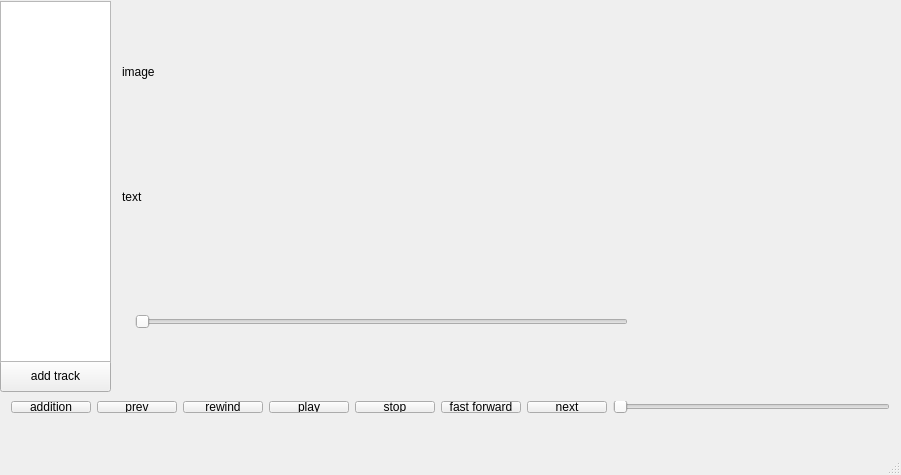
<?xml version="1.0" encoding="UTF-8"?>
<ui version="4.0">
 <class>MainWindow</class>
 <widget class="QMainWindow" name="MainWindow">
  <property name="geometry">
   <rect>
    <x>0</x>
    <y>0</y>
    <width>901</width>
    <height>475</height>
   </rect>
  </property>
  <property name="windowTitle">
   <string>MainWindow</string>
  </property>
  <widget class="QWidget" name="centralWidget">
   <widget class="QPushButton" name="addTrack">
    <property name="geometry">
     <rect>
      <x>0</x>
      <y>360</y>
      <width>111</width>
      <height>32</height>
     </rect>
    </property>
    <property name="text">
     <string>add track</string>
    </property>
   </widget>
   <widget class="QTableView" name="playlistview">
    <property name="geometry">
     <rect>
      <x>0</x>
      <y>1</y>
      <width>111</width>
      <height>361</height>
     </rect>
    </property>
   </widget>
   <widget class="QWidget" name="layoutWidget">
    <property name="geometry">
     <rect>
      <x>0</x>
      <y>390</y>
      <width>901</width>
      <height>34</height>
     </rect>
    </property>
    <layout class="QHBoxLayout" name="horizontalLayout">
     <item>
      <widget class="QPushButton" name="pushButton">
       <property name="text">
        <string>addition</string>
       </property>
      </widget>
     </item>
     <item>
      <widget class="QPushButton" name="but_prev">
       <property name="text">
        <string>prev</string>
       </property>
      </widget>
     </item>
     <item>
      <widget class="QPushButton" name="button_rewind">
       <property name="text">
        <string>rewind</string>
       </property>
      </widget>
     </item>
     <item>
      <widget class="QPushButton" name="button_play">
       <property name="text">
        <string>play</string>
       </property>
      </widget>
     </item>
     <item>
      <widget class="QPushButton" name="button_stop">
       <property name="text">
        <string>stop</string>
       </property>
      </widget>
     </item>
     <item>
      <widget class="QPushButton" name="button_forward">
       <property name="text">
        <string>fast forward</string>
       </property>
      </widget>
     </item>
     <item>
      <widget class="QPushButton" name="but_next">
       <property name="text">
        <string>next</string>
       </property>
      </widget>
     </item>
     <item>
      <widget class="QSlider" name="volumeSlider">
       <property name="orientation">
        <enum>Qt::Horizontal</enum>
       </property>
      </widget>
     </item>
    </layout>
   </widget>
   <widget class="QWidget" name="layoutWidget">
    <property name="geometry">
     <rect>
      <x>111</x>
      <y>1</y>
      <width>541</width>
      <height>391</height>
     </rect>
    </property>
    <layout class="QVBoxLayout" name="verticalLayout">
     <item>
      <widget class="QLabel" name="label">
       <property name="text">
        <string>image</string>
       </property>
      </widget>
     </item>
     <item>
      <widget class="QLabel" name="currentTrack">
       <property name="text">
        <string>text</string>
       </property>
      </widget>
     </item>
     <item>
      <layout class="QHBoxLayout" name="horizontalLayout_2">
       <item>
        <widget class="QLabel" name="currentTrackTime">
         <property name="text">
          <string/>
         </property>
        </widget>
       </item>
       <item>
        <widget class="QSlider" name="sliderTrackDuration">
         <property name="orientation">
          <enum>Qt::Horizontal</enum>
         </property>
        </widget>
       </item>
       <item>
        <widget class="QLabel" name="trackDuration">
         <property name="text">
          <string/>
         </property>
        </widget>
       </item>
      </layout>
     </item>
    </layout>
   </widget>
  </widget>
  <widget class="QMenuBar" name="menuBar">
   <property name="geometry">
    <rect>
     <x>0</x>
     <y>0</y>
     <width>901</width>
     <height>22</height>
    </rect>
   </property>
  </widget>
  <widget class="QStatusBar" name="statusBar"/>
  <action name="actionprev">
   <property name="text">
    <string>prev</string>
   </property>
  </action>
  <action name="actionplay">
   <property name="text">
    <string>play</string>
   </property>
  </action>
  <action name="actionpause">
   <property name="text">
    <string>pause</string>
   </property>
  </action>
  <action name="actionnext">
   <property name="text">
    <string>next</string>
   </property>
  </action>
  <action name="actionstop">
   <property name="text">
    <string>stop</string>
   </property>
  </action>
 </widget>
 <layoutdefault spacing="6" margin="11"/>
 <resources/>
 <connections/>
</ui>
